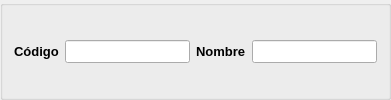
    <widget class="QGroupBox" name="groupBox_14">
     <property name="title">
      <string/>
     </property>
     <layout class="QGridLayout" name="gridLayout_8">
      <item row="0" column="0">
       <widget class="QLabel" name="label_2">
        <property name="font">
         <font>
          <pointsize>10</pointsize>
          <weight>75</weight>
          <bold>true</bold>
         </font>
        </property>
        <property name="text">
         <string>Código</string>
        </property>
        <property name="buddy">
         <cstring>db_codtercero</cstring>
        </property>
       </widget>
      </item>
      <item row="0" column="1">
       <widget class="DBLineEdit" name="db_codtercero">
        <property name="sizePolicy">
         <sizepolicy hsizetype="Expanding" vsizetype="Fixed">
          <horstretch>0</horstretch>
          <verstretch>0</verstretch>
         </sizepolicy>
        </property>
        <property name="maximumSize">
         <size>
          <width>150</width>
          <height>16777215</height>
         </size>
        </property>
        <property name="font">
         <font>
          <pointsize>10</pointsize>
         </font>
        </property>
        <property name="toolTip">
         <string>Código unico del tercero. El sistema propone un número, aunque usted puede cambiarlo. El número debe ser único.</string>
        </property>
        <property name="statusTip">
         <string>Código unico del tercero. El sistema propone un número, aunque usted puede cambiarlo. El número debe ser único.</string>
        </property>
        <property name="whatsThis">
         <string>Código unico del tercero. El sistema propone un número, aunque usted puede cambiarlo. El número debe ser único.</string>
        </property>
        <property name="readOnly">
         <bool>false</bool>
        </property>
        <property name="fieldName" stdset="0">
         <string>codtercero</string>
        </property>
        <property name="dataEditable" stdset="0">
         <bool>true</bool>
        </property>
        <property name="replacePointWithCharacter" stdset="0">
         <bool>true</bool>
        </property>
       </widget>
      </item>
      <item row="0" column="2">
       <widget class="QLabel" name="label_3">
        <property name="font">
         <font>
          <pointsize>10</pointsize>
          <weight>75</weight>
          <bold>true</bold>
         </font>
        </property>
        <property name="text">
         <string>Nombre</string>
        </property>
        <property name="buddy">
         <cstring>db_nombre</cstring>
        </property>
       </widget>
      </item>
      <item row="0" column="3">
       <widget class="DBLineEdit" name="db_nombre">
        <property name="sizePolicy">
         <sizepolicy hsizetype="Expanding" vsizetype="Fixed">
          <horstretch>0</horstretch>
          <verstretch>0</verstretch>
         </sizepolicy>
        </property>
        <property name="font">
         <font>
          <pointsize>10</pointsize>
         </font>
        </property>
        <property name="toolTip">
         <string>Se introduce aquí la razón social o nombre del tercero.</string>
        </property>
        <property name="statusTip">
         <string>Se introduce aquí la razón social o nombre del tercero.</string>
        </property>
        <property name="whatsThis">
         <string>Se introduce aquí la razón social o nombre del tercero.</string>
        </property>
        <property name="fieldName" stdset="0">
         <string>nombre</string>
        </property>
        <property name="dataEditable" stdset="0">
         <bool>true</bool>
        </property>
       </widget>
      </item>
     </layout>
    </widget>
